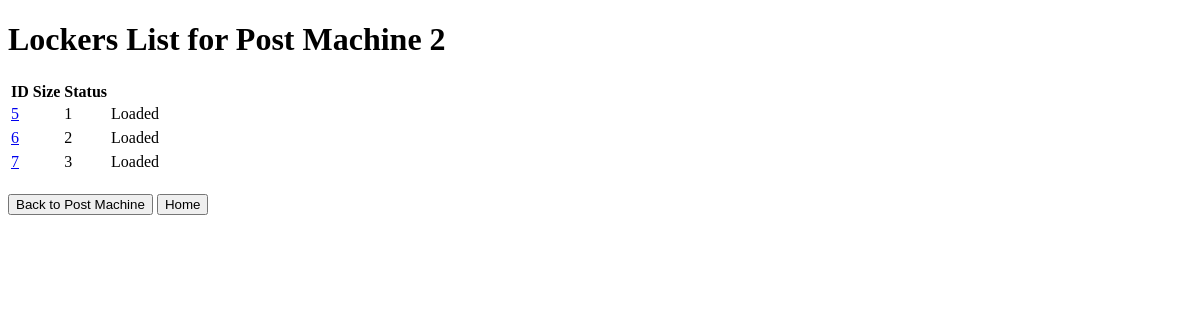
Page /post_machine/2/lockers/ (signed in) on the earlier database version.
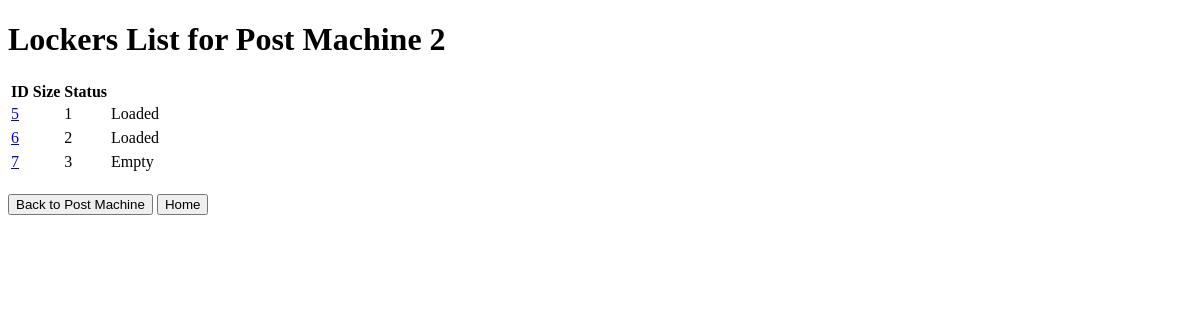
Same page on the later database version.
### post_machine/models.py (models this page shows, shortened)
class Locker(models.Model):
    size = models.PositiveSmallIntegerField()
    post_machine = models.ForeignKey(PostMachine, on_delete=models.CASCADE, related_name='lockers')
    status = models.BooleanField(default=False)

### post_machine/views.py (the view)
# urls.py: path('<int:post_machine_id>/lockers/', post_machine.views.lockers_view, name='lockers'),
@user_passes_test(is_superuser, login_url='/login/')
def lockers_view(request, post_machine_id):
    post_machine = PostMachine.objects.get(pk=post_machine_id)
    if post_machine is None:
        return HttpResponse(f"Cannot find a post machine with id {post_machine}.")
    lockers = post_machine.lockers.all()
    if lockers is None:
        return HttpResponse(f"Cannot find any locker in the post machine {post_machine_id}.")
    return render(request, 'lockers_list.html', {'post_machine': post_machine, 'lockers': lockers})

### utils.py (called while the page is built)
def is_superuser(user):
    return user.is_superuser

### templates/lockers_list.html (shortened to what this page needs)
<!DOCTYPE html>
<html>
<head>
</head>
<body>
    {% if not lockers %}
        <p>No lockers found.</p>
    {% else %}
        <h1>Lockers List for Post Machine {{ post_machine.id }}</h1>
        <table>
            <thead>
                <tr>
                    <th>ID</th>
                    <th>Size</th>
                    <th>Status</th>
                </tr>
            </thead>
            <tbody>
                {% for locker in lockers %}
                    <tr>
                        <td><a href="/post_machine/{{ post_machine.id }}/lockers/{{ locker.id }}">{{ locker.id }}</a><td>
                        <td>{{ locker.size }}</td>
                        <td>{% if locker.status %}
                                Loaded
                            {% else %}
                                Empty
                            {% endif %}</td>
                    <tr>
                {% endfor %}
            </tbody>
        </table>
    {% endif %}<br>
    <a href="/post_machine/{{ post_machine.id }}/"><button>Back to Post Machine</button></a>
    <a href="/"><button>Home</button></a>
</body>
</html>

Differences in the rows shown:
changed Locker id 7: status "Loaded" → "Empty"
